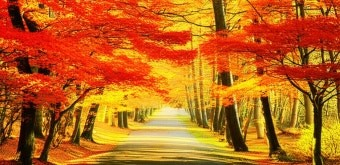
#> input picture HE/input.jpg, 340 x 165 px
$ python mo.py
#> lines starting #> are read from the running program, lines starting #| are printed output that depends on the picture; after the words box and inside, x2 and y2 are one past the last pixel; in counts of white or black regions, pixels touching at a corner belong together
import cv2
import numpy as np
import matplotlib.pyplot as plt

# 1. 이미지 로드 및 이진화 (그레이스케일 -> 임계값 처리)
img = cv2.imread('input.jpg', cv2.IMREAD_GRAYSCALE)
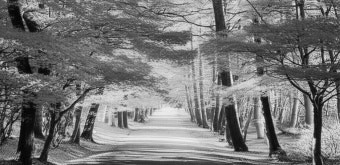
#> img: shape (165, 340); min 0, max 242, mean 118.8
if img is None:
    # 이미지 파일이 없을 경우 테스트용 더미 이미지 생성
    img = np.zeros((300, 300), dtype="uint8")
    cv2.putText(img, "ABC", (50, 180), cv2.FONT_HERSHEY_SIMPLEX, 4, 255, 5)

_, binary_img = cv2.threshold(img, 127, 255, cv2.THRESH_BINARY)
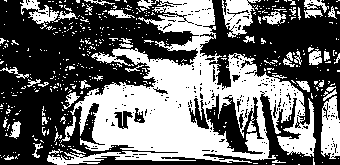
#> binary_img: shape (165, 340); 42.4% white; 461 white regions (414 under 20 px), largest, box (x1, y1, x2, y2) and area: (47, 0, 316, 165) 17879, (321, 96, 340, 159) 896, (222, 0, 261, 38) 761

# 2. 커널(Structuring Element) 설정 (보통 3x3 또는 5x5 사각형)
kernel = np.ones((5, 5), np.uint8)

# 3. 형태학적 연산 적용
dilation = cv2.dilate(binary_img, kernel, iterations=1)  # 팽창
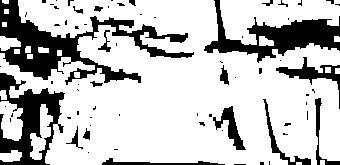
#> dilation: shape (165, 340); 76.2% white; 71 black regions (53 under 20 px), largest, box (x1, y1, x2, y2) and area: (0, 0, 194, 85) 4819, (204, 0, 340, 63) 2933, (0, 73, 65, 165) 2632
erosion = cv2.erode(binary_img, kernel, iterations=1)    # 침식
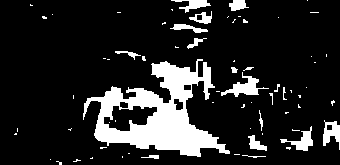
#> erosion: shape (165, 340); 15% white; 68 white regions (50 under 20 px), largest, box (x1, y1, x2, y2) and area: (83, 59, 230, 157) 5995, (221, 72, 269, 97) 408, (280, 126, 313, 151) 287
opening = cv2.morphologyEx(binary_img, cv2.MORPH_OPEN, kernel)   # 열기 (침식 후 팽창: 노이즈 제거)
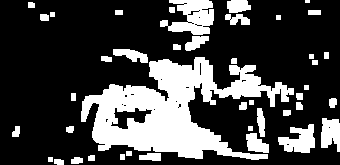
#> opening: shape (165, 340); 26.9% white; 42 white regions (1 under 20 px), largest, box (x1, y1, x2, y2) and area: (81, 57, 294, 160) 9897, (160, 0, 214, 35) 1165, (278, 124, 315, 153) 663
closing = cv2.morphologyEx(binary_img, cv2.MORPH_CLOSE, kernel)  # 닫기 (팽창 후 침식: 구멍 채우기)
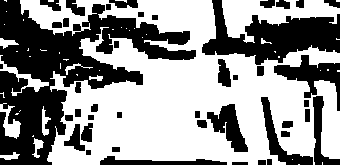
#> closing: shape (165, 340); 57.7% white; 43 black regions (1 under 20 px), largest, box (x1, y1, x2, y2) and area: (0, 0, 196, 165) 12473, (202, 0, 340, 65) 4286, (274, 55, 340, 111) 1288

# 4. 시각화
titles = ['Binary Original', 'Dilation', 'Erosion', 'Opening', 'Closing']
images = [binary_img, dilation, erosion, opening, closing]

plt.figure(figsize=(15, 6))
for i in range(5):
    plt.subplot(1, 5, i + 1)
    plt.imshow(images[i], cmap='gray')
    plt.title(titles[i])
    plt.axis('off')
plt.tight_layout()
plt.show()
